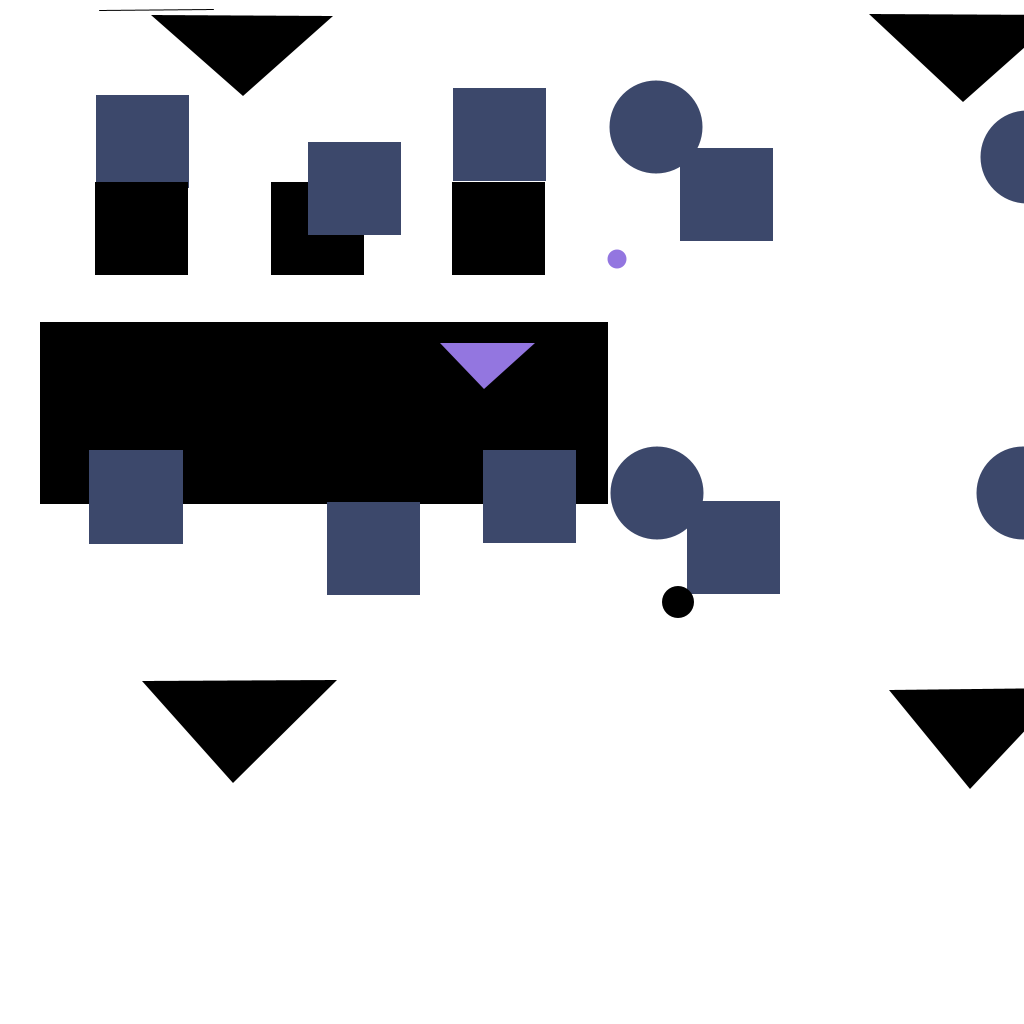
Frame 1 (no input)
Frame 60 (the mouse pressed at the canvas centre just before this capture): identical to frame 1, image omitted
Frame 120 (the mouse held since frame 60 and released just before this capture): identical to frame 1, image omitted

The Processing sketch that drew this single still picture (run headless with seeded random() and noise(); from frame 60 on, the mouse is pressed at the canvas centre):

// Processing sketch: sketch_230924e
// ── sketch_230924e.pde
void setup() {

  size (1024, 1024);
  
}
  void draw() { 
    background(255);
    
    fill(0,0,0,255);
    noStroke();
    rect(40, 322, 568, 182);
    
    fill(60,72,107,255);
    noStroke();
    square(89,450,94);
    
    fill(60,72,107,255);
    noStroke();
    square(96,95,93);
    
    fill(0,0,0,255);
    noStroke();
    square(95,182,93);
    
    fill(0,0,0,255);
    noStroke();
    square(452,182,93);
    
    fill(0,0,0,255);
    noStroke();
    square(271,182,93);
    
    fill(60,72,107,255);
    noStroke();
    square(453,88,93);
    
    fill(60,72,107,255);
    noStroke();
    square(308,142,93);
    
    fill(60,72,107,255);
    noStroke();
    circle(656,127,93);
    
    fill(60,72,107,255);
    noStroke();
    square(680,148,93);
    
    fill(60,72,107,255);
    noStroke();
    square(687,501,93);
    
    fill(60,72,107,255);
    noStroke();
    square(483,450,93);
    
    fill(60,72,107,255);
    noStroke();
    square(327,502,93);
    
    fill(147,118,224,255);
    triangle(484, 389, 535, 343, 440, 343);
    
    fill(0,0,0,255);
    noStroke();
    triangle(142, 681, 337, 680, 233, 783);
    
    fill(0,0,0,255);
    noStroke();
    triangle(151, 15, 333, 16, 243, 96);
    
    fill(0,0,0,255);
    stroke(0);
    line(99, 10, 213, 9);
    
    fill(0,0,0,255);
    noStroke();
    triangle(869, 14, 1061, 15, 963, 102);
    
    fill(0,0,0,255);
    noStroke();
    triangle(889, 690, 1065, 688, 970, 789);
    
    fill(60,72,107,255);
    noStroke();
    circle(657,493,93);
    
    fill(60,72,107,255);
    noStroke();
    circle(1027,157,93);
    
    fill(60,72,107,255);
    noStroke();
    circle(1023,493,93);
    
    fill(147,118,224,255);
    noStroke();
    circle(617,259,19);
    
    fill(0,0,0,255);
    noStroke();
    circle(678,602,32);
    
    noFill();
    

    

    
    if (frameCount == 1) {
      String filename = "output";
      save(filename + ".png");
      print("canvas saved as " + filename + ".png");
    }
  }
     
